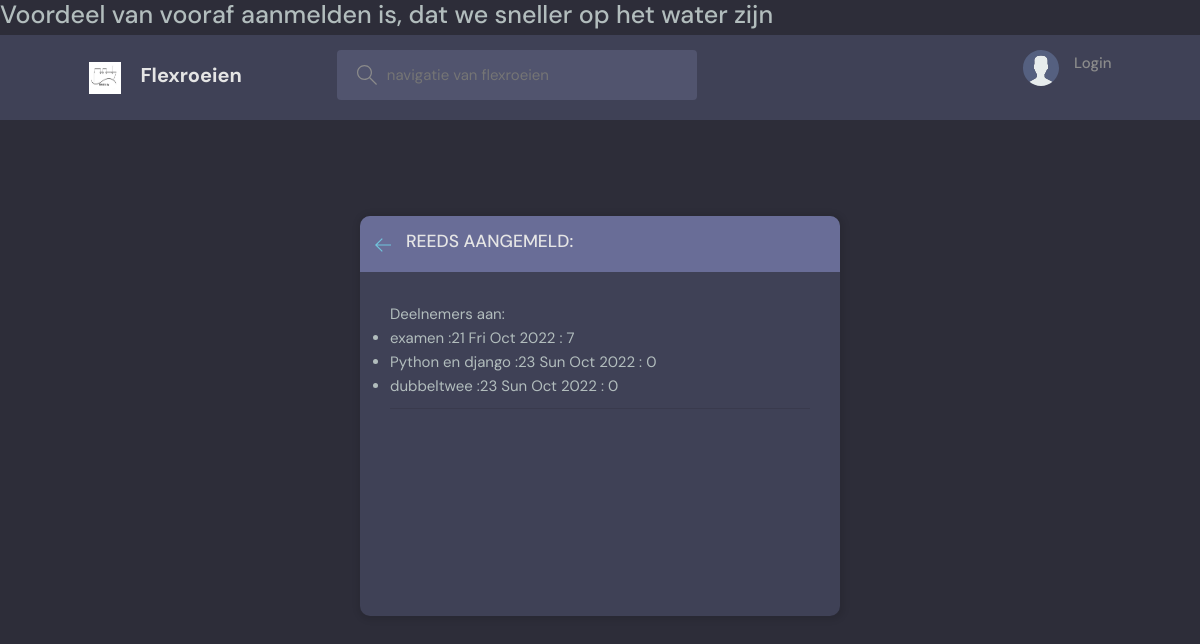
/erv_activity/, run on the app's committed database.
### beatrix/models.py (models this page shows)
class Flexevent(models.Model):
    host = models.ForeignKey(User, on_delete=models.SET_NULL, null=True)
    id = models.AutoField(primary_key=True)
    topic = models.ForeignKey(Topic, on_delete=models.SET_NULL, null=True)
    event_text = models.CharField(max_length=200)
    name = models.CharField(max_length=200)
    description = models.TextField(null=True, blank=True) # database field (can Empty), form field (can Empty)
    pub_date = models.CharField(max_length=35)
    datum = models.DateField(auto_now=False)
    pub_time = models.CharField(max_length=35, default='10:00')
    lid = models.ManyToManyField(User, related_name='deelnemer', blank=True)
    created = models.DateTimeField(default=datetime.now, blank=True)
    def __str__(self):
        return "%s" % (self.event_text)

### beatrix/views.py (the view)
# urls.py: path('erv_activity/', erv_activityPage, name="erv-activity"),
def erv_activityPage(request):
    tops=Flexevent.objects.values_list('topic', flat=True)
    topcs = Topic.objects.all().filter(id__in=tops)
    room_messages = Bericht.objects.all() ##filter(Q(room__topic__name__icontains=q))
    year=int(date.today().strftime('%Y'))
    month = int(date.today().strftime('%m'))
    beginmonth = 1 #int(date.today().strftime('%m'))
    endmonth = 12 # int(date.today().strftime('%m'))
    monthend=[0,31,28,31,30,31,30,31,31,30,31,30,31] #jfmamjjasond
    einde=monthend[endmonth]
    start=date(year,beginmonth,1)
    end=date(year,month,einde)
    usr=request.user
    users=User.objects.all()
    flexevents = Flexevent.objects.all().filter(
        Q(created__range=[start, end])
        ) # search
    ff=Flexevent.objects.none()
    for fl in flexevents:
        ff = fl.lid.all()
        ff | ff
    deelnemers = ff
    aangemeld=deelnemers
    skills=Person.objects.all().filter(
        Q(id__in=aangemeld) &
        Q(pos1__in=['sc1','sc2','sc3'])&
        Q(pos2__in=['sc1','sc2','sc3'])&
        Q(pos3__in=['sc1','sc2','sc3'])&
        Q(pos4__in=['sc1','sc2','sc3'])&
        Q(pos5__in=['st1','st2','st3'])  #pos5 = stuur
        )
    room_count = flexevents.count()
    sessions = Session.objects.filter(expire_date__gte=date.today())
    uid_list = []
    sc1=Person.objects.all().filter(
        Q(id__in=aangemeld) &
        Q(pos1__in=['sc1'])&
        Q(pos2__in=['sc1'])&
        Q(pos3__in=['sc1'])&
        Q(pos4__in=['sc1'])&
        Q(pos5__in=['st1','st2','st3'])  #pos5 = stuur
        )
    room_count = flexevents.count()
    rooster=Flexevent.objects.all().filter(created__range=[start, end])
    context = {
        'events': flexevents,
        'rooms': flexevents,
        'personen':skills,
        'topics': topcs,
        'room_count': room_count,
        'room_messages': room_messages
        }
    return render(request, 'beatrix/erv-activity.html', context)

### beatrix/templates/beatrix/erv-activity.html (shortened to what this page needs)
{% extends 'erv-base.html' %} {% block content %}
<main class="layout">
  <div class="container">
    <div class="layout__box">
      <div class="layout__boxHeader">
        <div class="layout__boxTitle">
          <a href="{% url 'erv-home' %}">
            <svg
              version="1.1"
              xmlns="http://www.w3.org/2000/svg"
              width="32"
              height="32"
              viewBox="0 0 32 32"
            >
              <title>arrow-left</title>
              <path
                d="M13.723 2.286l-13.723 13.714 13.719 13.714 1.616-1.611-10.96-10.96h27.625v-2.286h-27.625l10.965-10.965-1.616-1.607z"
              ></path>
            </svg>
          </a>
    <h3>Reeds aangemeld:</h3>
        </div>
      </div>
      <div class="activities-page layout__body">
  <div>
    Deelnemers aan:
    <ul>
      {% for room in events %}
      <li>
        {{room}} :{{room.created|date:"d D M Y"}} :  {{room.lid.count}}
      </li>
      {% endfor %}
    </ul>
    <ul>
      <hr>
    </ul>
  </div>
  </div>
      </div>
    </div>
  </div>
{% endblock content %}

### static/styles/style.css (style rules this page uses)
:root { --color-main: #71c6dd; --color-main-light: #e1f6fb; --color-dark: #3f4156; --color-dark-medium: #51546e; --color-dark-light: #696d97; --color-light: #e5e5e5; --color-gray: #8b8b8b; --color-light-gray: #b2bdbd; --color-bg: #2d2d39; --color-success: #5dd693; --color-error: #fc4b0b; --phone-width: 460px; --phone-beatrix: flex; --color-beatrix-light: #11b5e7; }
* { font-family: "DM Sans", -apple-system, BlinkMacSystemFont, "Segoe UI", Roboto, Oxygen, Ubuntu, Cantarell, "Open Sans", "Helvetica Neue", sans-serif; margin: 0; padding: 0; box-sizing: border-box; text-rendering: optimizeLegibility; font-size: inherit; }
html { font-size: 56.25%; }
@media only screen and (min-width: 1200px) { html { font-size: 62.5%; } }
body { line-height: 1.6; font-weight: 400; font-size: 1.5rem; color: var(--color-light-gray); background-color: var(--color-bg); min-height: 100vh; }
a { display: inline-block; color: var(--color-main); text-decoration: none; }
.container { max-width: 120rem; width: 90%; margin: auto; }
.layout { margin-top: 2.4rem; }
.layout>.container { display: flex; justify-content: space-between; align-items: flex-start; }
.layout__box { width: 90%; max-width: 48rem; min-height: 40rem; position: absolute; top: 50%; left: 50%; transform: translate(-50%, -46%); background-color: var(--color-dark); border-radius: 1rem; box-shadow: 1px 1px 6px 3px rgba(0, 0, 0, 0.1); overflow: hidden; }
.layout__boxHeader { display: flex; padding: 1.5rem; background-color: var(--color-dark-light); }
.layout__boxTitle { display: flex; gap: 1.5rem; align-items: center; }
.layout__boxTitle h3 { text-transform: uppercase; font-weight: 500; color: var(--color-light); }
.layout__boxTitle svg { width: 1.6rem; height: 1.6rem; fill: var(--color-main); }
.layout__body { margin: 3rem; }

### data on the page
Flexevent: event_text "examen", created "21 Fri Oct 2022", lid.count "7"
Flexevent: event_text "Python en django", created "23 Sun Oct 2022", lid.count "0"
Flexevent: event_text "dubbeltwee", created "23 Sun Oct 2022", lid.count "0"
